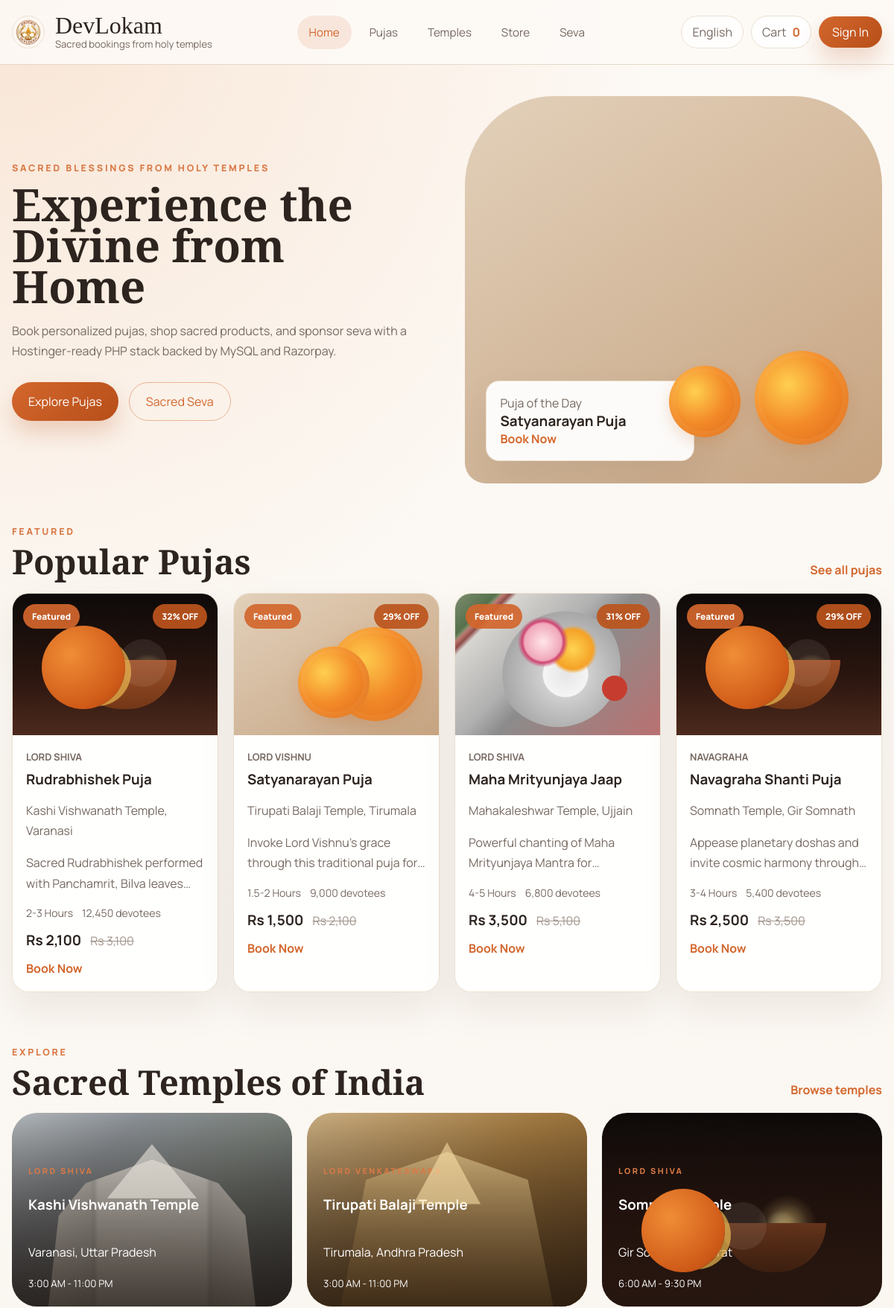
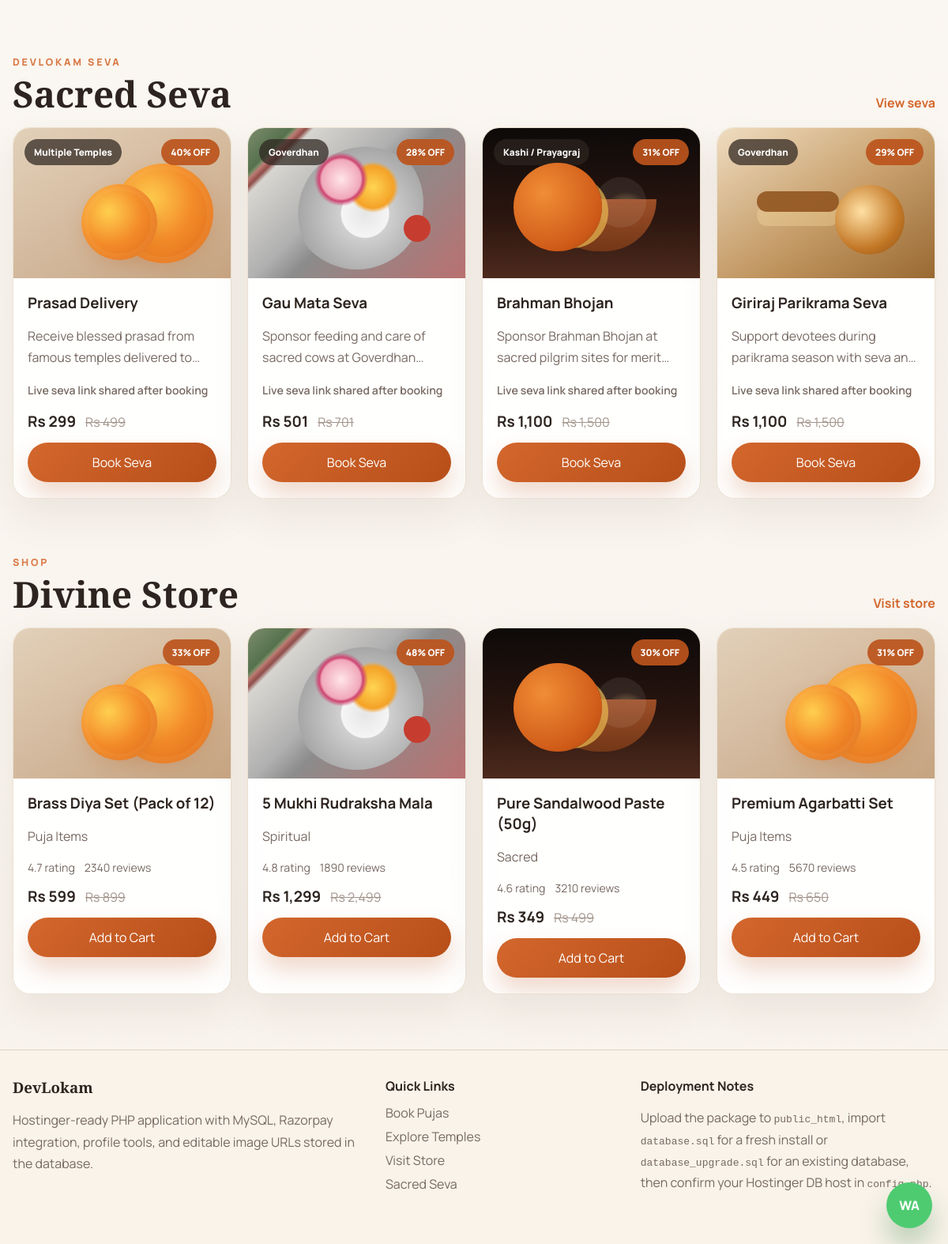
The page / on the database its author committed (2 pictures, top to bottom).
### tables this page shows
CREATE TABLE IF NOT EXISTS pujas (
    id INT UNSIGNED AUTO_INCREMENT PRIMARY KEY,
    temple_id INT UNSIGNED NOT NULL,
    name VARCHAR(180) NOT NULL,
    slug VARCHAR(180) NOT NULL UNIQUE,
    deity VARCHAR(120) NOT NULL,
    duration_label VARCHAR(80) DEFAULT NULL,
    devotees_count INT NOT NULL DEFAULT 0,
    description TEXT,
    price DECIMAL(10,2) NOT NULL DEFAULT 0,
    original_price DECIMAL(10,2) NOT NULL DEFAULT 0,
    is_featured TINYINT(1) NOT NULL DEFAULT 0,
    discount_label VARCHAR(40) DEFAULT NULL,
    image_theme VARCHAR(80) NOT NULL DEFAULT 'theme-marigold',
    image_url VARCHAR(255) DEFAULT NULL,
    benefits_json JSON DEFAULT NULL,
    CONSTRAINT fk_pujas_temple FOREIGN KEY (temple_id) REFERENCES temples(id) ON DELETE CASCADE
);

CREATE TABLE IF NOT EXISTS temples (
    id INT UNSIGNED AUTO_INCREMENT PRIMARY KEY,
    name VARCHAR(180) NOT NULL,
    slug VARCHAR(180) NOT NULL UNIQUE,
    deity_primary VARCHAR(120) NOT NULL,
    deity_secondary VARCHAR(120) DEFAULT NULL,
    city VARCHAR(120) NOT NULL,
    state VARCHAR(120) NOT NULL,
    region_label VARCHAR(150) DEFAULT NULL,
    opening_hours VARCHAR(120) DEFAULT NULL,
    about_text TEXT,
    significance_text TEXT,
    image_theme VARCHAR(80) NOT NULL DEFAULT 'theme-temple-stone',
    image_url VARCHAR(255) DEFAULT NULL
);

CREATE TABLE IF NOT EXISTS sevas (
    id INT UNSIGNED AUTO_INCREMENT PRIMARY KEY,
    name VARCHAR(180) NOT NULL,
    slug VARCHAR(180) NOT NULL UNIQUE,
    place_group VARCHAR(120) NOT NULL,
    description TEXT,
    live_stream_note VARCHAR(255) DEFAULT NULL,
    price DECIMAL(10,2) NOT NULL DEFAULT 0,
    original_price DECIMAL(10,2) NOT NULL DEFAULT 0,
    badge_label VARCHAR(40) DEFAULT NULL,
    image_theme VARCHAR(80) NOT NULL DEFAULT 'theme-marigold',
    image_url VARCHAR(255) DEFAULT NULL
);

CREATE TABLE IF NOT EXISTS products (
    id INT UNSIGNED AUTO_INCREMENT PRIMARY KEY,
    category_id INT UNSIGNED NOT NULL,
    name VARCHAR(180) NOT NULL,
    slug VARCHAR(180) NOT NULL UNIQUE,
    rating DECIMAL(3,1) NOT NULL DEFAULT 4.5,
    reviews_count INT NOT NULL DEFAULT 0,
    price DECIMAL(10,2) NOT NULL DEFAULT 0,
    original_price DECIMAL(10,2) NOT NULL DEFAULT 0,
    image_theme VARCHAR(80) NOT NULL DEFAULT 'theme-marigold',
    image_url VARCHAR(255) DEFAULT NULL,
    short_description VARCHAR(255) DEFAULT NULL,
    stock_qty INT NOT NULL DEFAULT 100,
    CONSTRAINT fk_products_category FOREIGN KEY (category_id) REFERENCES product_categories(id) ON DELETE CASCADE
);

CREATE TABLE IF NOT EXISTS product_categories (
    id INT UNSIGNED AUTO_INCREMENT PRIMARY KEY,
    name VARCHAR(120) NOT NULL,
    slug VARCHAR(120) NOT NULL UNIQUE
);

### includes/views.php (the view, shortened to what the rows shown need)
<?php
function theme_class(?string $theme): string
{
    $allowed = [
        'theme-diya',
        'theme-marigold',
        'theme-plate',
        'theme-temple-stone',
        'theme-temple-gold',
        'theme-sandalwood',
    ];
    return in_array($theme, $allowed, true) ? $theme : 'theme-marigold';
}
function media_style(?string $imageUrl): string
{
    if (!$imageUrl) {
        return '';
    }
    return ' style="background-image:url(\'' . h($imageUrl) . '\')"';
}
function media_classes(string $baseClass, ?string $theme, ?string $imageUrl): string
{
    $classes = [$baseClass, theme_class($theme)];
    return implode(' ', $classes);
}
function render_app(array $route): void
{
    $page = $route['page'];
    ?>
    <!DOCTYPE html>
    <html lang="en">
    <head>
        <link rel="stylesheet" href="<?= h(app_url('assets/css/app.css')) ?>">
    </head>
    <body>
    <div class="page-shell">
        <main class="container">
            <?php
            switch ($page) {
                case 'home':
                    render_home();
                    break;
            }
            ?>
        </main>
    </div>
    </body>
    </html>
    <?php
}
    ?>
    <?php
function render_home(): void
{
    $featuredPujas = featured_pujas(4);
    $temples = featured_temples(3);
    $products = all_products();
    $sevas = all_sevas();
    $heroPuja = $featuredPujas[1] ?? $featuredPujas[0] ?? null;
    ?>
    <section class="hero">
        <div class="hero-copy">
            <h1>Experience the Divine from Home</h1>
        </div>
        <?php if ($heroPuja): ?>
            <div class="<?= h(media_classes('hero-media', $heroPuja['image_theme'] ?? null, $heroPuja['image_url'] ?? null)) ?>"<?= media_style($heroPuja['image_url'] ?? null) ?>>
                <div class="floating-card">
                    <span class="muted-label">Puja of the Day</span>
                    <strong><?= h($heroPuja['name']) ?></strong>
                    <a href="<?= h(app_url('puja/' . $heroPuja['slug'])) ?>">Book Now</a>
                </div>
            </div>
        <?php endif; ?>
    </section>
    <section class="section-block">
        <div class="section-head">
            <div>
                <h2>Popular Pujas</h2>
            </div>
        </div>
        <div class="card-grid four-col">
            <?php foreach ($featuredPujas as $puja): ?>
                <article class="card product-card">
                    <div class="<?= h(media_classes('card-media', $puja['image_theme'] ?? null, $puja['image_url'] ?? null)) ?>"<?= media_style($puja['image_url'] ?? null) ?>>
                        <span class="badge">Featured</span>
                        <span class="discount-badge"><?= h((string) $puja['discount_label']) ?></span>
                    </div>
                    <div class="card-body">
                        <p class="card-kicker"><?= h($puja['deity']) ?></p>
                        <h3><?= h($puja['name']) ?></h3>
                        <p class="muted-text"><?= h($puja['temple_name']) ?>, <?= h($puja['city']) ?></p>
                        <p class="line-clamp-2"><?= h($puja['description']) ?></p>
                        <div class="meta-row">
                            <span><?= h($puja['duration_label']) ?></span>
                            <span><?= h(number_format((int) $puja['devotees_count'])) ?> devotees</span>
                        </div>
                        <div class="price-row">
                            <strong><?= h(money($puja['price'])) ?></strong>
                            <span><?= h(money($puja['original_price'])) ?></span>
                        </div>
                        <a class="text-link" href="<?= h(app_url('puja/' . $puja['slug'])) ?>">Book Now</a>
                    </div>
                </article>
            <?php endforeach; ?>
        </div>
    </section>
    <section class="section-block">
        <div class="section-head">
            <div>
                <h2>Sacred Temples of India</h2>
            </div>
        </div>
        <div class="card-grid three-col">
            <?php foreach ($temples as $temple): ?>
                <a class="<?= h(media_classes('temple-card', $temple['image_theme'] ?? null, $temple['image_url'] ?? null)) ?>" href="<?= h(app_url('temples?temple=' . urlencode($temple['slug']))) ?>"<?= media_style($temple['image_url'] ?? null) ?>>
                    <div class="temple-overlay">
                        <span class="eyebrow small-eyebrow"><?= h($temple['deity_primary']) ?></span>
                        <h3><?= h($temple['name']) ?></h3>
                        <p><?= h($temple['city']) ?>, <?= h($temple['state']) ?></p>
                        <small><?= h($temple['opening_hours']) ?></small>
                    </div>
                </a>
            <?php endforeach; ?>
        </div>
    </section>
    <section class="section-block">
        <div class="section-head">
            <div>
                <h2>Sacred Seva</h2>
            </div>
        </div>
        <div class="card-grid four-col">
            <?php foreach (array_slice($sevas, 0, 4) as $seva): ?>
                <article class="card seva-card">
                    <div class="<?= h(media_classes('card-media', $seva['image_theme'] ?? null, $seva['image_url'] ?? null)) ?>"<?= media_style($seva['image_url'] ?? null) ?>>
                        <span class="badge subtle-badge"><?= h($seva['place_group']) ?></span>
                        <span class="discount-badge"><?= h((string) $seva['badge_label']) ?></span>
                    </div>
                    <div class="card-body">
                        <h3><?= h($seva['name']) ?></h3>
                        <p class="line-clamp-2"><?= h($seva['description']) ?></p>
                        <p class="success-note"><?= h($seva['live_stream_note']) ?></p>
                        <div class="price-row">
                            <strong><?= h(money($seva['price'])) ?></strong>
                            <span><?= h(money($seva['original_price'])) ?></span>
                        </div>
                        <a class="btn btn-primary full-width" href="<?= h(app_url('services?book=' . urlencode($seva['slug']))) ?>">Book Seva</a>
                    </div>
                </article>
            <?php endforeach; ?>
        </div>
    </section>
    <section class="section-block">
        <div class="section-head">
            <div>
                <h2>Divine Store</h2>
            </div>
        </div>
        <div class="card-grid four-col">
            <?php foreach (array_slice($products, 0, 4) as $product): ?>
                <article class="card product-card">
                    <div class="<?= h(media_classes('card-media', $product['image_theme'] ?? null, $product['image_url'] ?? null)) ?>"<?= media_style($product['image_url'] ?? null) ?>>
                        <span class="discount-badge"><?= h((string) round((1 - ((float) $product['price'] / max((float) $product['original_price'], 1))) * 100)) ?>% OFF</span>
                    </div>
                    <div class="card-body">
                        <h3><?= h($product['name']) ?></h3>
                        <p class="muted-text"><?= h((string) $product['category_name']) ?></p>
                        <div class="meta-row">
                            <span><?= h(number_format((float) $product['rating'], 1)) ?> rating</span>
                            <span><?= h((string) $product['reviews_count']) ?> reviews</span>
                        </div>
                        <div class="price-row">
                            <strong><?= h(money($product['price'])) ?></strong>
                            <span><?= h(money($product['original_price'])) ?></span>
                        </div>
                        <form method="post" action="<?= h(app_url()) ?>">
                            <button class="btn btn-primary full-width" type="submit">Add to Cart</button>
                        </form>
                    </div>
                </article>
            <?php endforeach; ?>
        </div>
    </section>
    <?php
}
    ?>

### rows shown on the page
pujas: name "Satyanarayan Puja", discount_label "29% OFF", deity "LORD VISHNU", temple.name "Tirupati Balaji Temple", temple.city "Tirumala", description "Invoke Lord Vishnu's grace through this traditional puja…", duration_label "1.5-2 Hours", devotees_count "9,000", price "Rs 1,500", original_price "Rs 2,100"
pujas: discount_label "32% OFF", deity "LORD SHIVA", name "Rudrabhishek Puja", temple.name "Kashi Vishwanath Temple", temple.city "Varanasi", description "Sacred Rudrabhishek performed with Panchamrit, Bilva…", duration_label "2-3 Hours", devotees_count "12,450", price "Rs 2,100", original_price "Rs 3,100"
pujas: discount_label "31% OFF", deity "LORD SHIVA", name "Maha Mrityunjaya Jaap", temple.name "Mahakaleshwar Temple", temple.city "Ujjain", description "Powerful chanting of Maha Mrityunjaya Mantra…", duration_label "4-5 Hours", devotees_count "6,800", price "Rs 3,500", original_price "Rs 5,100"
pujas: discount_label "29% OFF", deity "NAVAGRAHA", name "Navagraha Shanti Puja", temple.name "Somnath Temple", temple.city "Gir Somnath", description "Appease planetary doshas and invite cosmic harmony through…", duration_label "3-4 Hours", devotees_count "5,400", price "Rs 2,500", original_price "Rs 3,500"
temples: deity_primary "LORD SHIVA", name "Kashi Vishwanath Temple", city "Varanasi", state "Uttar Pradesh", opening_hours "3:00 AM - 11:00 PM"
temples: deity_primary "LORD VENKATESWARA", name "Tirupati Balaji Temple", city "Tirumala", state "Andhra Pradesh", opening_hours "3:00 AM - 11:00 PM"
temples: deity_primary "LORD SHIVA", name "Somnath Temple", city "Gir Somnath", state "Gujarat", opening_hours "6:00 AM - 9:30 PM"
sevas: place_group "Multiple Temples", badge_label "40% OFF", name "Prasad Delivery", description "Receive blessed prasad from famous temples delivered…", live_stream_note "Live seva link shared after booking", price "Rs 299", original_price "Rs 499"
sevas: place_group "Goverdhan", badge_label "28% OFF", name "Gau Mata Seva", description "Sponsor feeding and care of sacred cows at…", live_stream_note "Live seva link shared after booking", price "Rs 501", original_price "Rs 701"
sevas: place_group "Kashi / Prayagraj", badge_label "31% OFF", name "Brahman Bhojan", description "Sponsor Brahman Bhojan at sacred pilgrim sites for…", live_stream_note "Live seva link shared after booking", price "Rs 1,100", original_price "Rs 1,500"
sevas: place_group "Goverdhan", badge_label "29% OFF", name "Giriraj Parikrama Seva", description "Support devotees during parikrama season with seva…", live_stream_note "Live seva link shared after booking", price "Rs 1,100", original_price "Rs 1,500"
products: price+original_price "33", name "Brass Diya Set (Pack of 12)", category.name "Puja Items", rating "4.7", reviews_count "2340", price "Rs 599", original_price "Rs 899"
products: price+original_price "48", name "5 Mukhi Rudraksha Mala", category.name "Spiritual", rating "4.8", reviews_count "1890", price "Rs 1,299", original_price "Rs 2,499"
products: price+original_price "30", name "Pure Sandalwood Paste (50g)", category.name "Sacred", rating "4.6", reviews_count "3210", price "Rs 349", original_price "Rs 499"
products: price+original_price "31", name "Premium Agarbatti Set", category.name "Puja Items", rating "4.5", reviews_count "5670", price "Rs 449", original_price "Rs 650"

### other values the page prints
$cartCount "0"
